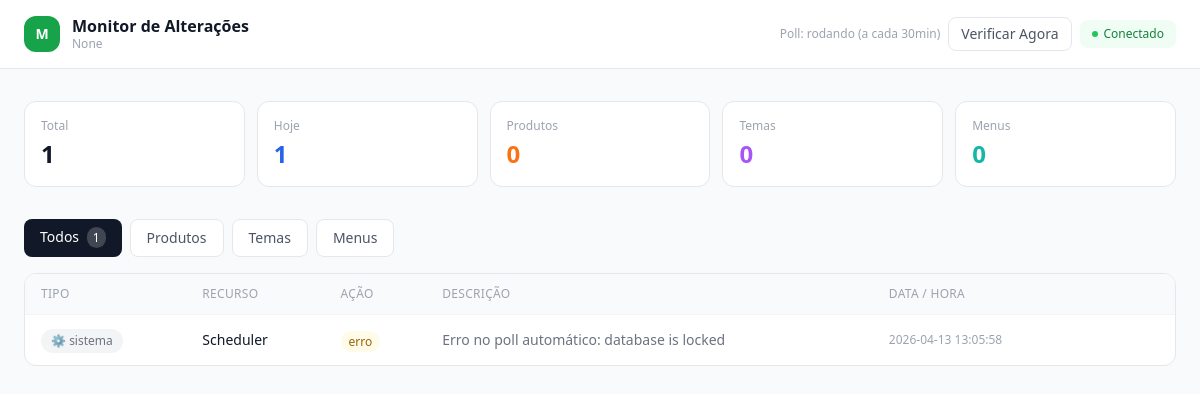
Before: / with the older database file.
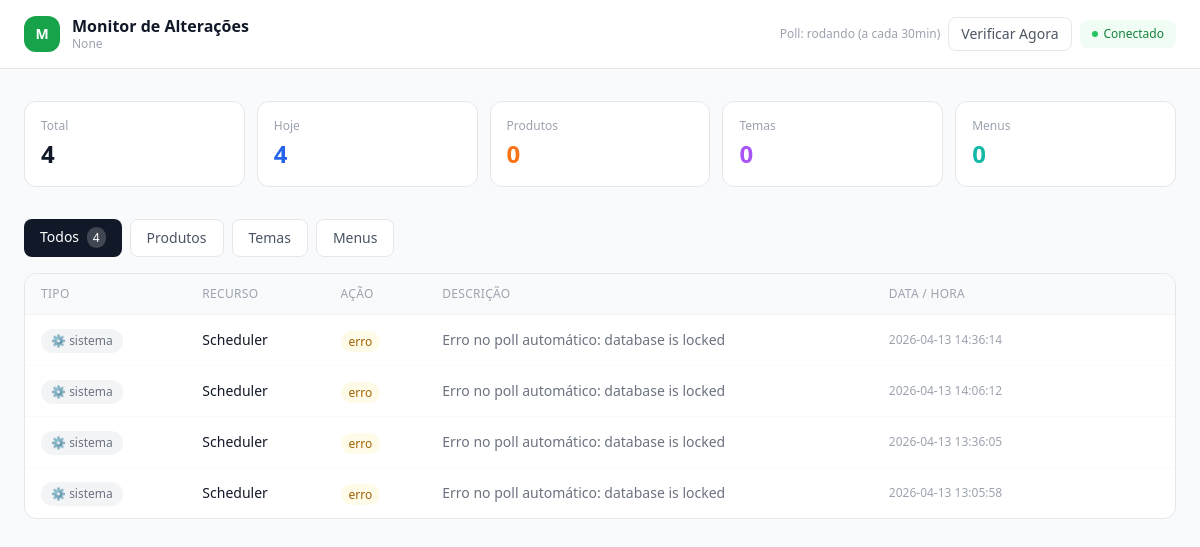
After: the same page with the newer database file.
### tables this page shows
CREATE TABLE config (
                key   TEXT PRIMARY KEY,
                value TEXT NOT NULL
            );

CREATE TABLE alteracoes (
                id           INTEGER PRIMARY KEY AUTOINCREMENT,
                tipo         TEXT NOT NULL,
                recurso_id   TEXT,
                recurso_nome TEXT,
                acao         TEXT NOT NULL,
                descricao    TEXT,
                dados_json   TEXT,
                timestamp    TEXT DEFAULT (datetime('now','localtime'))
            );

### main.py (the view)
@app.get("/", response_class=HTMLResponse)
async def dashboard(request: Request, tipo: str = "", pagina: int = 1):
    per_page = 50
    offset   = (pagina - 1) * per_page
    with get_db() as conn:
        where  = "WHERE tipo = ?" if tipo else ""
        params = (tipo,) if tipo else ()
        total  = conn.execute(f"SELECT COUNT(*) FROM alteracoes {where}", params).fetchone()[0]
        rows   = conn.execute(
            f"SELECT * FROM alteracoes {where} ORDER BY id DESC LIMIT {per_page} OFFSET {offset}",
            params
        ).fetchall()
        stats = {
            "total":    conn.execute("SELECT COUNT(*) FROM alteracoes").fetchone()[0],
            "hoje":     conn.execute("SELECT COUNT(*) FROM alteracoes WHERE date(timestamp)=date('now','localtime')").fetchone()[0],
            "produtos": conn.execute("SELECT COUNT(*) FROM alteracoes WHERE tipo='produto'").fetchone()[0],
            "temas":    conn.execute("SELECT COUNT(*) FROM alteracoes WHERE tipo='tema'").fetchone()[0],
            "menus":    conn.execute("SELECT COUNT(*) FROM alteracoes WHERE tipo='menu'").fetchone()[0],
        }
    return templates.TemplateResponse("index.html", {
        "request":       request,
        "alteracoes":    [dict(r) for r in rows],
        "stats":         stats,
        "tipo":          tipo,
        "pagina":        pagina,
        "total_paginas": max(1, (total + per_page - 1) // per_page),
        "total":         total,
        "instalado":     get_token() is not None,
        "shop":          SHOP,
        "ultimo_poll":   get_config("ultimo_poll") or "nunca",
        "intervalo":     POLL_INTERVALO_MINUTOS,
    })

### templates/index.html (shortened to what this page needs)
<!DOCTYPE html>
<html lang="pt-BR">
<head>
    <script src="https://cdn.tailwindcss.com"></script>
</head>
<body class="bg-gray-50 min-h-screen">
    <header class="bg-white border-b border-gray-200 px-6 py-4 sticky top-0 z-10">
        <div class="max-w-7xl mx-auto flex items-center justify-between">
            <div class="flex items-center gap-3">
                <div class="w-9 h-9 bg-green-600 rounded-xl flex items-center justify-center text-white font-bold text-sm">M</div>
                <div>
                    <h1 class="text-base font-semibold text-gray-900 leading-tight">Monitor de Alterações</h1>
                    <p class="text-xs text-gray-400">{{ shop }}</p>
                </div>
            </div>
            <div class="flex items-center gap-2">
                {% if instalado %}
                <span class="text-xs text-gray-400">Poll: {{ ultimo_poll }} (a cada {{ intervalo }}min)</span>
                <a href="/poll" title="Verificar alterações agora"
                   class="text-sm border border-gray-200 text-gray-600 px-3 py-1.5 rounded-lg hover:bg-gray-50 transition-colors">
                    Verificar Agora
                </a>
                <span class="inline-flex items-center gap-1.5 bg-green-50 text-green-700 text-xs font-medium px-3 py-1.5 rounded-lg">
                    <span class="w-1.5 h-1.5 bg-green-500 rounded-full animate-pulse"></span> Conectado
                </span>
                {% else %}
                <a href="/setup" class="bg-green-600 hover:bg-green-700 text-white text-sm font-medium px-4 py-2 rounded-lg transition-colors">
                    Configurar Token
                </a>
                {% endif %}
            </div>
        </div>
    </header>
    <main class="max-w-7xl mx-auto px-6 py-8">
        <div class="grid grid-cols-2 sm:grid-cols-5 gap-3 mb-8">
            <div class="bg-white rounded-xl border border-gray-200 p-4">
                <p class="text-xs text-gray-400 mb-1">Total</p>
                <p id="stat-total" class="text-2xl font-bold text-gray-900">{{ stats.total }}</p>
            </div>
            <div class="bg-white rounded-xl border border-gray-200 p-4">
                <p class="text-xs text-gray-400 mb-1">Hoje</p>
                <p id="stat-hoje" class="text-2xl font-bold text-blue-600">{{ stats.hoje }}</p>
            </div>
            <div class="bg-white rounded-xl border border-gray-200 p-4">
                <p class="text-xs text-gray-400 mb-1">Produtos</p>
                <p id="stat-produtos" class="text-2xl font-bold text-orange-500">{{ stats.produtos }}</p>
            </div>
            <div class="bg-white rounded-xl border border-gray-200 p-4">
                <p class="text-xs text-gray-400 mb-1">Temas</p>
                <p id="stat-temas" class="text-2xl font-bold text-purple-500">{{ stats.temas }}</p>
            </div>
            <div class="bg-white rounded-xl border border-gray-200 p-4">
                <p class="text-xs text-gray-400 mb-1">Menus</p>
                <p id="stat-menus" class="text-2xl font-bold text-teal-500">{{ stats.menus }}</p>
            </div>
        </div>
        <div class="flex gap-2 mb-4 flex-wrap">
            <a href="/" class="px-4 py-2 rounded-lg text-sm font-medium transition-colors
                {{ 'bg-gray-900 text-white' if not tipo else 'bg-white border border-gray-200 text-gray-600 hover:bg-gray-50' }}">
                Todos {% if not tipo %}<span class="ml-1 bg-white/20 text-xs px-1.5 py-0.5 rounded-full">{{ total }}</span>{% endif %}
            </a>
            <a href="/?tipo=produto" class="px-4 py-2 rounded-lg text-sm font-medium transition-colors
                {{ 'bg-orange-500 text-white' if tipo == 'produto' else 'bg-white border border-gray-200 text-gray-600 hover:bg-gray-50' }}">
                Produtos {% if tipo == 'produto' %}<span class="ml-1 bg-white/20 text-xs px-1.5 py-0.5 rounded-full">{{ total }}</span>{% endif %}
            </a>
            <a href="/?tipo=tema" class="px-4 py-2 rounded-lg text-sm font-medium transition-colors
                {{ 'bg-purple-500 text-white' if tipo == 'tema' else 'bg-white border border-gray-200 text-gray-600 hover:bg-gray-50' }}">
                Temas {% if tipo == 'tema' %}<span class="ml-1 bg-white/20 text-xs px-1.5 py-0.5 rounded-full">{{ total }}</span>{% endif %}
            </a>
            <a href="/?tipo=menu" class="px-4 py-2 rounded-lg text-sm font-medium transition-colors
                {{ 'bg-teal-500 text-white' if tipo == 'menu' else 'bg-white border border-gray-200 text-gray-600 hover:bg-gray-50' }}">
                Menus {% if tipo == 'menu' %}<span class="ml-1 bg-white/20 text-xs px-1.5 py-0.5 rounded-full">{{ total }}</span>{% endif %}
            </a>
        </div>
        <div class="bg-white rounded-xl border border-gray-200 overflow-hidden">
            {% if alteracoes %}
            <table class="w-full">
                <thead>
                    <tr class="bg-gray-50 border-b border-gray-100">
                        <th class="text-left text-xs font-medium text-gray-400 uppercase tracking-wide px-4 py-3">Tipo</th>
                        <th class="text-left text-xs font-medium text-gray-400 uppercase tracking-wide px-4 py-3">Recurso</th>
                        <th class="text-left text-xs font-medium text-gray-400 uppercase tracking-wide px-4 py-3">Ação</th>
                        <th class="text-left text-xs font-medium text-gray-400 uppercase tracking-wide px-4 py-3">Descrição</th>
                        <th class="text-left text-xs font-medium text-gray-400 uppercase tracking-wide px-4 py-3 whitespace-nowrap">Data / Hora</th>
                        <th class="px-4 py-3 w-24"></th>
                    </tr>
                </thead>
                <tbody class="divide-y divide-gray-50">
                    {% for alt in alteracoes %}
                    <tr data-id="{{ alt.id }}" class="hover:bg-gray-50/70 transition-colors">
                        <td class="px-4 py-3">
                            {% if alt.tipo == 'produto' %}
                            <span class="inline-flex items-center gap-1 bg-orange-50 text-orange-600 text-xs font-medium px-2.5 py-1 rounded-full">
                                📦 produto
                            </span>
                            {% elif alt.tipo == 'tema' %}
                            <span class="inline-flex items-center gap-1 bg-purple-50 text-purple-600 text-xs font-medium px-2.5 py-1 rounded-full">
                                🎨 tema
                            </span>
                            {% elif alt.tipo == 'menu' %}
                            <span class="inline-flex items-center gap-1 bg-teal-50 text-teal-600 text-xs font-medium px-2.5 py-1 rounded-full">
                                🧭 menu
                            </span>
                            {% else %}
                            <span class="inline-flex items-center gap-1 bg-gray-100 text-gray-500 text-xs font-medium px-2.5 py-1 rounded-full">
                                ⚙️ {{ alt.tipo }}
                            </span>
                            {% endif %}
                        </td>
                        <td class="px-4 py-3 text-sm text-gray-900 font-medium max-w-[180px] truncate">
                            {{ alt.recurso_nome or '—' }}
                        </td>
                        <td class="px-4 py-3">
                            {% if alt.acao in ['criado', 'instalado', 'detectado'] %}
                            <span class="text-xs bg-green-50 text-green-700 px-2 py-0.5 rounded-full font-medium">{{ alt.acao }}</span>
                            {% elif alt.acao == 'excluído' %}
                            <span class="text-xs bg-red-50 text-red-700 px-2 py-0.5 rounded-full font-medium">{{ alt.acao }}</span>
                            {% elif alt.acao == 'publicado' %}
                            <span class="text-xs bg-blue-50 text-blue-700 px-2 py-0.5 rounded-full font-medium">{{ alt.acao }}</span>
                            {% else %}
                            <span class="text-xs bg-yellow-50 text-yellow-700 px-2 py-0.5 rounded-full font-medium">{{ alt.acao }}</span>
                            {% endif %}
                        </td>
                        <td class="px-4 py-3 text-sm text-gray-500 max-w-xs truncate">{{ alt.descricao or '—' }}</td>
                        <td class="px-4 py-3 text-xs text-gray-400 whitespace-nowrap">{{ alt.timestamp }}</td>
                        <td class="px-4 py-3 text-right">
                        </td>
                    </tr>
                    {% endfor %}
                </tbody>
            </table>
            {% endif %}
        </div>
    </main>
</body>
</html>

Changed rows visible on the page:
added alteracoes: tipo "sistema", recurso_nome "Scheduler", acao "erro", descricao "Erro no poll automático: database is locked", timestamp "2026-04-13 14:36:14"
added alteracoes: tipo "sistema", recurso_nome "Scheduler", acao "erro", descricao "Erro no poll automático: database is locked", timestamp "2026-04-13 14:06:12"
added alteracoes: tipo "sistema", recurso_nome "Scheduler", acao "erro", descricao "Erro no poll automático: database is locked", timestamp "2026-04-13 13:36:05"
Other visible differences:
{{ stats.total }}: "1" → "4"
{{ stats.hoje }}: "1" → "4"
{{ total }}: "1" → "4"
